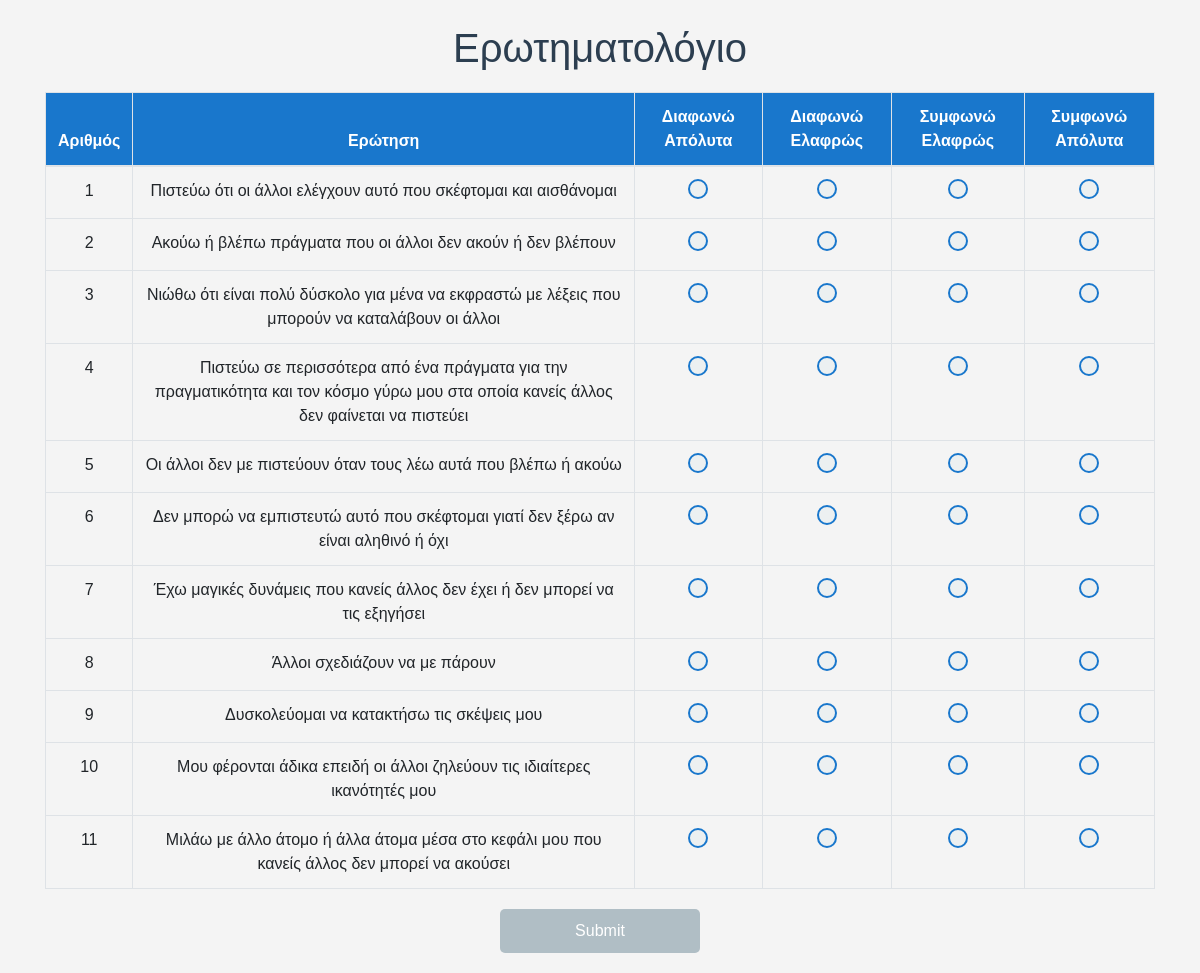
The page /questionnaire.php on the database its author committed.
### tables this page shows
CREATE TABLE `questionnaire` (
  `id` int(11) NOT NULL,
  `question` varchar(255) NOT NULL
);

### questionnaire.php (the view, shortened to what this page needs)
<?php
include "config/config.php";
$sql = "SELECT * FROM questionnaire";
$stmt = $conn->prepare($sql);
$stmt->execute();
$result = $stmt->get_result();
?>
<!DOCTYPE html>
<html lang="en">
<head>
    <link href="https://stackpath.bootstrapcdn.com/bootstrap/4.5.2/css/bootstrap.min.css" rel="stylesheet">
</head>
<body>
    <div class="container mt-4">
        <h1>Ερωτηματολόγιο</h1>
        <form id="quiz-form" action="<?php echo $_SERVER['PHP_SELF']; ?>" method="POST">
            <table class="table table-bordered">
                <thead>
                    <tr>
                        <th>Αριθμός</th>
                        <th>Ερώτηση</th>
                        <th>Διαφωνώ Απόλυτα</th>
                        <th>Διαφωνώ Ελαφρώς</th>
                        <th>Συμφωνώ Ελαφρώς</th>
                        <th>Συμφωνώ Απόλυτα</th>
                    </tr>
                </thead>
                <tbody>
                    <?php
                    if ($result->num_rows > 0) {
                        $ctr = 0;
                        while ($row = $result->fetch_assoc()) {
                            $ctr++;
                            $questionId = $ctr;
                            echo "<tr>";
                            echo "<td>" . $questionId . "</td>";
                            echo "<td>" . $row["question"] . "</td>";
                            echo "<td><input type='radio' name='answer_" . $questionId . "' value='1'></td>";
                            echo "<td><input type='radio' name='answer_" . $questionId . "' value='2'></td>";
                            echo "<td><input type='radio' name='answer_" . $questionId . "' value='3'></td>";
                            echo "<td><input type='radio' name='answer_" . $questionId . "' value='4'></td>";
                            echo "</tr>";
                        }
                    } else {
                        echo "<tr><td colspan='6'>No questions found.</td></tr>";
                    }
                    ?>
                </tbody>
            </table>
            <button type="button" style="border-color: #1977CC;" class="submit-btn" id="submit-button" data-toggle="modal" data-target="#exampleModal" >Submit</button>
        </form>
    </div>
</body>
</html>

### questionnaire.php (style rules this page uses)
body { font-family: Arial, sans-serif; margin: 20px; background-color: #f4f4f4; }
h1 { text-align: center; color: #2c3e50; }
table { width: 100%; margin: 20px 0; border-collapse: collapse; }
th, td { padding: 12px; text-align: center; border: 1px solid #ddd; }
th { background-color: #1977CC; color: white; }
td input[type="radio"] { width: 20px; height: 20px; appearance: none; border-radius: 50%; border: 2px solid #1977CC; background-color: #ecf0f1; cursor: pointer; transition: background-color 0.3s, border-color 0.3s; position: relative; }
.submit-btn { display: block; width: 200px; margin: 20px auto; padding: 10px; background-color: #1977CC; color: white; text-align: center; border: none; border-radius: 5px; cursor: pointer; }
.submit-btn:disabled { background-color: #b0bec5; cursor: not-allowed; }

### rows shown on the page
questionnaire: questionId "1", question "Πιστεύω ότι οι άλλοι ελέγχουν αυτό που σκέφτομαι και αισθάνομαι"
questionnaire: questionId "2", question "Ακούω ή βλέπω πράγματα που οι άλλοι δεν ακούν ή δεν βλέπουν"
questionnaire: questionId "3", question "Νιώθω ότι είναι πολύ δύσκολο για μένα να εκφραστώ με λέξεις που μπορούν να καταλάβουν οι άλλοι"
questionnaire: questionId "4", question "Πιστεύω σε περισσότερα από ένα πράγματα για την πραγματικότητα και τον κόσμο γύρω μου στα οποία κανείς άλλος δεν φαίνεται να πιστεύει"
questionnaire: questionId "5", question "Οι άλλοι δεν με πιστεύουν όταν τους λέω αυτά που βλέπω ή ακούω"
questionnaire: questionId "6", question "Δεν μπορώ να εμπιστευτώ αυτό που σκέφτομαι γιατί δεν ξέρω αν είναι αληθινό ή όχι"
questionnaire: questionId "7", question "Έχω μαγικές δυνάμεις που κανείς άλλος δεν έχει ή δεν μπορεί να τις εξηγήσει"
questionnaire: questionId "8", question "Άλλοι σχεδιάζουν να με πάρουν"
questionnaire: questionId "9", question "Δυσκολεύομαι να κατακτήσω τις σκέψεις μου"
questionnaire: questionId "10", question "Μου φέρονται άδικα επειδή οι άλλοι ζηλεύουν τις ιδιαίτερες ικανότητές μου"
questionnaire: questionId "11", question "Μιλάω με άλλο άτομο ή άλλα άτομα μέσα στο κεφάλι μου που κανείς άλλος δεν μπορεί να ακούσει"
